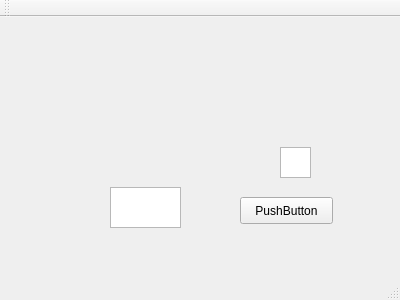
<?xml version="1.0" encoding="UTF-8"?>
<ui version="4.0">
 <class>MainWindow</class>
 <widget class="QMainWindow" name="MainWindow">
  <property name="geometry">
   <rect>
    <x>0</x>
    <y>0</y>
    <width>400</width>
    <height>300</height>
   </rect>
  </property>
  <property name="windowTitle">
   <string>MainWindow</string>
  </property>
  <widget class="QWidget" name="centralWidget">
   <widget class="QPlainTextEdit" name="plainTextEdit">
    <property name="geometry">
     <rect>
      <x>280</x>
      <y>130</y>
      <width>31</width>
      <height>31</height>
     </rect>
    </property>
   </widget>
   <widget class="QPushButton" name="pushButton">
    <property name="geometry">
     <rect>
      <x>240</x>
      <y>180</y>
      <width>93</width>
      <height>27</height>
     </rect>
    </property>
    <property name="text">
     <string>PushButton</string>
    </property>
   </widget>
   <widget class="QGraphicsView" name="graphicsView">
    <property name="geometry">
     <rect>
      <x>110</x>
      <y>170</y>
      <width>71</width>
      <height>41</height>
     </rect>
    </property>
   </widget>
  </widget>
  <widget class="QMenuBar" name="menuBar">
   <property name="geometry">
    <rect>
     <x>0</x>
     <y>0</y>
     <width>400</width>
     <height>23</height>
    </rect>
   </property>
  </widget>
  <widget class="QToolBar" name="mainToolBar">
   <attribute name="toolBarArea">
    <enum>TopToolBarArea</enum>
   </attribute>
   <attribute name="toolBarBreak">
    <bool>false</bool>
   </attribute>
  </widget>
  <widget class="QStatusBar" name="statusBar"/>
 </widget>
 <layoutdefault spacing="6" margin="11"/>
 <resources/>
 <connections/>
</ui>
